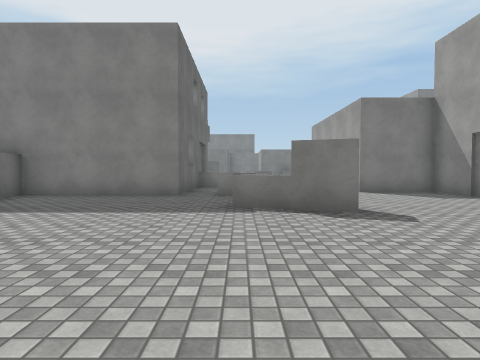
View 1 (above)

24 first-person views from a walk through a scene from a Unity 3-D project. The camera is 1.3 m above the floor, tilts 2° down and sees 75° across. The floor is counted in squares, 2 m on a side. Each view is taken from the middle of a square. On the plan, view 1 faces up. The plan holds only what a view shows up to about 10 squares ahead; the rest is blank. The place goes on beyond the plan. The player character is not drawn. Surface patterns are stand-ins for the level's own textures.

View 2
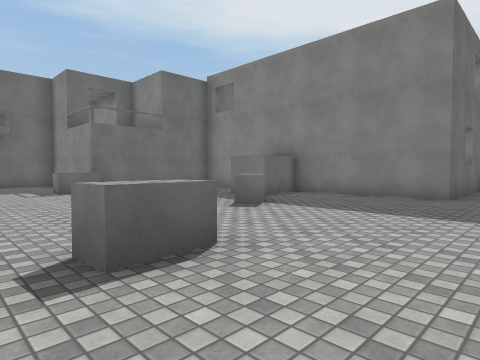

View 3
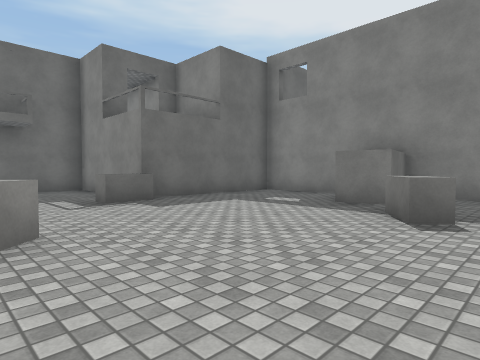

View 4
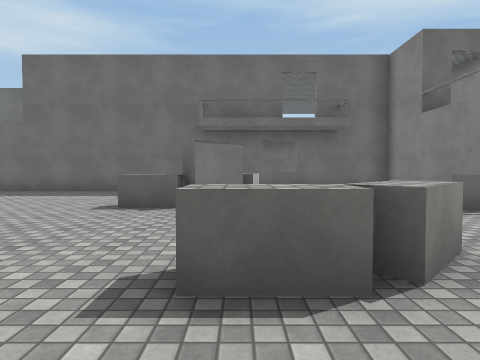

View 5
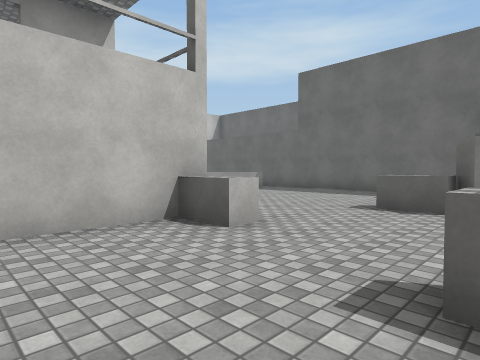

View 6
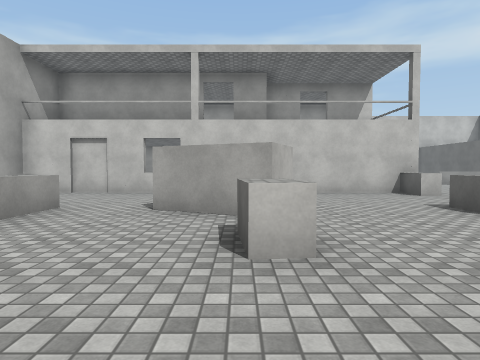

View 7
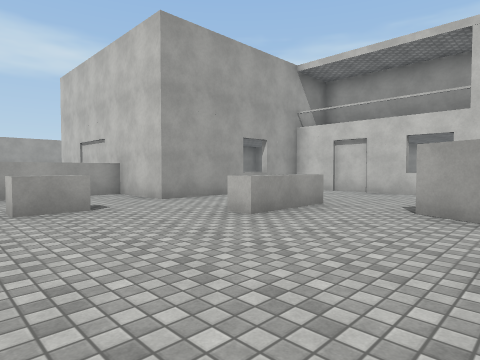

View 8
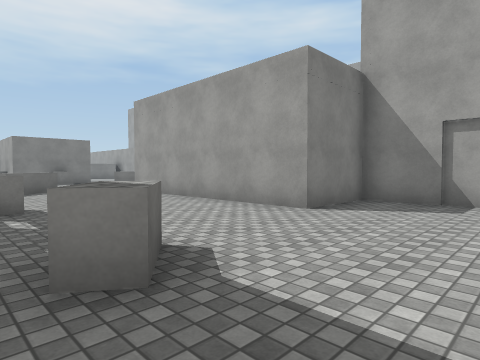

View 9
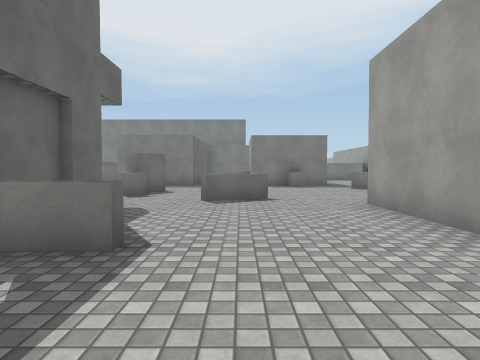

View 10
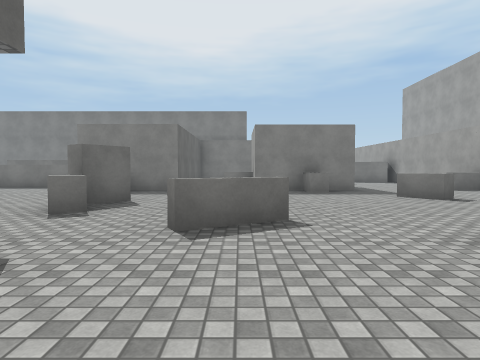

View 11
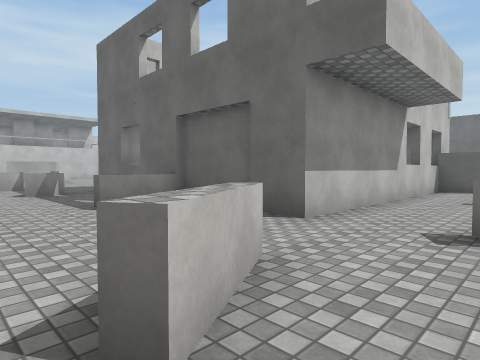

View 12
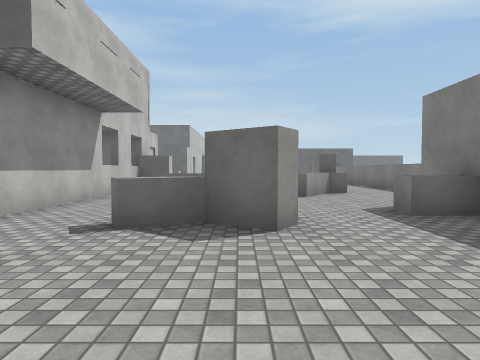

View 13
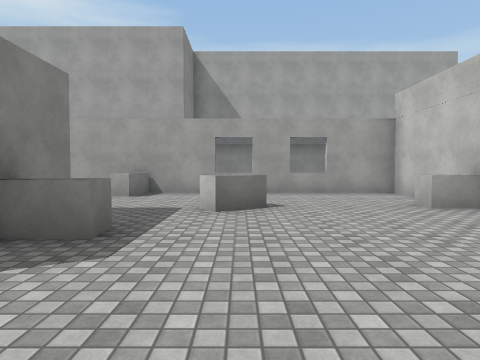

View 14
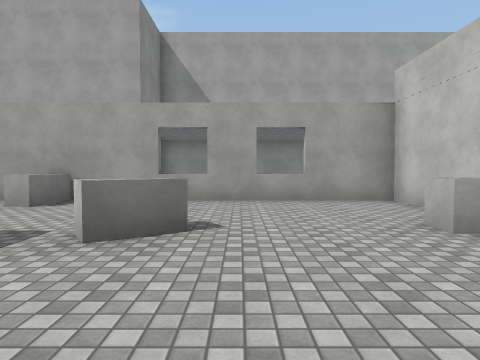

View 15
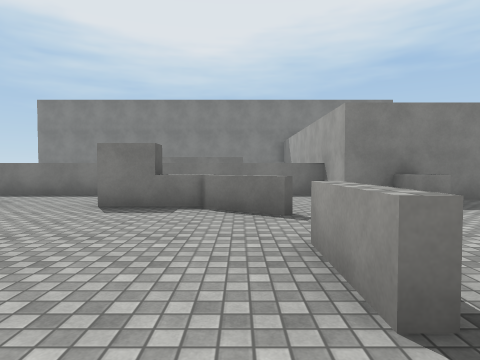

View 16
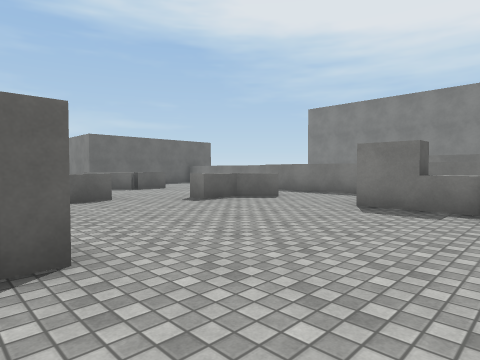

View 17
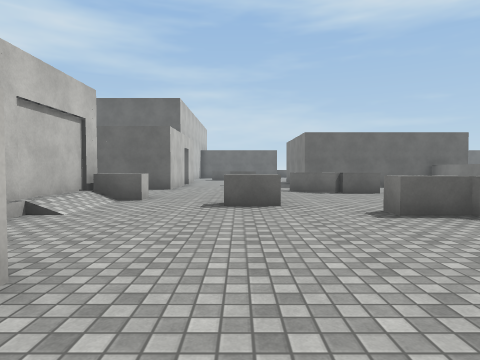

View 18
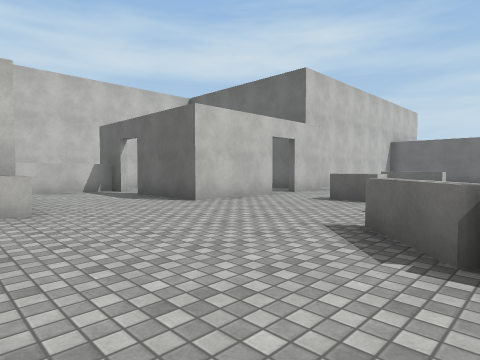

View 19
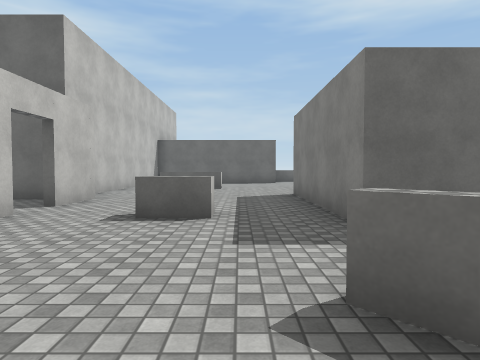

View 20
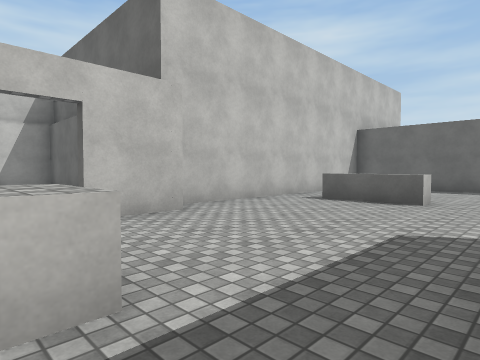

View 21
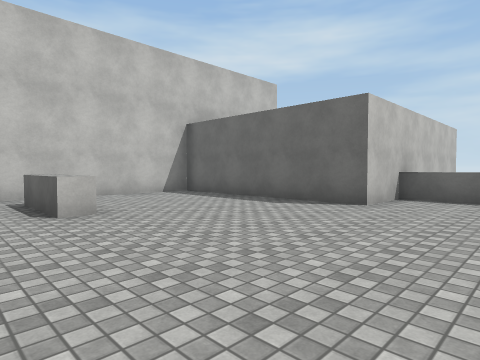

View 22
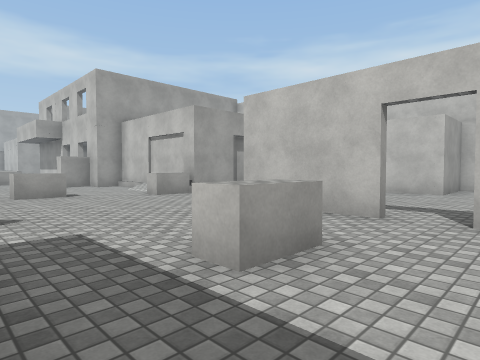

View 23
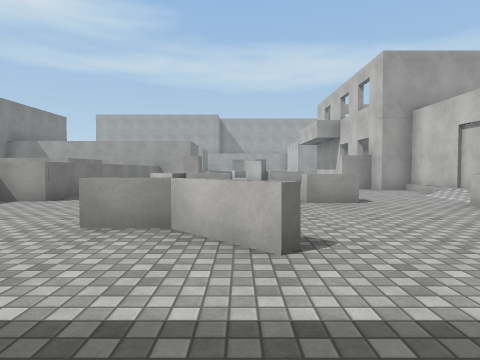

View 24
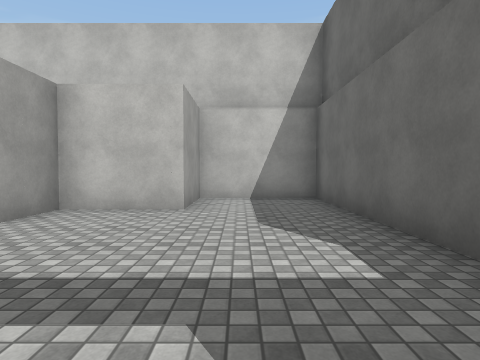

### Floor plan
Points are (right, up) in squares from view 1. A wall is a line through its corners. A room is listed if a view was taken in it or the views show most of it. See-through windows are left out.
Room 1 (views 1, 2, 3, 4, 5, 6, 7, 8, 9, 10, 11, 12, 13, 14, 15, 16, 17, 18, 19, 20, 21, 22, 23, 24)
walls: (-7, 7.7) (-9.5, 7.7) (-9.5, 3.4) (-13.2, 3.4) (-13.2, -1); (-7.1, 14.8) (-1.5, 14.8) (-1.5, 13.6); (-14, 12.3) (-14, 13.6); (-1.5, 11.8) (-1.5, 7.7) (-5.4, 7.7) (-5, 5.9) (-6.1, 5.7); (-13.4, 13.7) (-9.5, 13.7) (-9.5, 14.8) (-9, 14.8); (-0.5, 11.7) (0, 11.7); (0, 11.4) (-1, 11.4); (-1.7, 13.8) (-1.7, 11.6); (-5.4, 16.1) (-5.4, 17.7); (-2.9, -1.1) (-2.4, -0.1) (-0.6, -1); (-13.2, -2.6) (-13.2, -8.1); (-7, -4.5) (-3.4, -4.5); (0.1, 15.4) (1.6, 16.2); (-5.3, 19.3) (-6.6, 20.2); (1.7, 16) (0.3, 15.2); (-6.4, 20.4) (-5.2, 19.5); (5.5, 6.8) (5.5, 8.8) (3.4, 8.8) (3.4, 14.9); (-19.5, 14.8) (-16.9, 14.8) (-16.9, 12.3); (0.4, -4.5) (3.9, -4.5) (3.9, 0.4) (6, 0.4) (6, 3); (-16.7, 18.6) (-15.6, 19.7) (-15.6, 20.7); (5.4, 14.8) (8.4, 14.8) (8.4, 22.5); (-15.4, 20.9) (-15.4, 19.6) (-16.5, 18.5); (-22, 14.8) (-20.4, 14.8); (-0.9, 22) (-0.9, 21.4) (-3.9, 21.4) (-3.9, 22.5); (-18.5, 20.8) (-18.5, 19.4) (-23.1, 19.4); (4.5, 21.4) (1.4, 21.4); (-31.2, 21.1) (-31.2, 19.6); (-33.5, 19.7) (-29.6, 19.7) (-29.6, 14.2) (-22.2, 14.2)
low walls: (-5.1, 17.2) (-5.1, 16.1)
ways out: opening at (-20, 15) to room 2; opening at (-15.5, 13) to room 3; opening at (-17.5, 20); opening at (-15.5, 21.5); gap at (-2, 0)
objects: block (-25, 16); block (-25, 17); block (-19, 17); block (-14, 14) to (-14, 15); block (-13, 17); block (-12, 20); block (-11, -1) to (-10, -1); block (-11, 20) to (-11, 21); block (-10, -3) to (-9, -3); block (-10, -2); block (-9, 3); block (-8, 15); block (-8, 21); block (-7, -4); block (-7, 20) to (-7, 21); block (-6, -1); block (-6, 0); block (-4, 4) to (-4, 5); block (-3, 21); block (-2, 1); block (-2, 17); block (-2, 18); block (0, 5) to (1, 5); block (0, 8); block (1, -1); block (1, 0); block (2, 5); block (3, 3); block (3, 21); block (5, 15) to (5, 16); block (5, 19); block (8, 22)
Room 2 (no view inside)
walls: (-21.7, 13.9) (-21.7, 8) (-19.1, 8) (-19.1, 10) (-17.1, 10) (-17.1, 11.3)
ways out: opening at (-20, 15) to room 1; opening at (-17, 12) to room 3
Room 3 (no view inside)
walls: (-16.9, 11.4) (-16.9, 10.7) (-14.5, 10.7)
ways out: opening at (-15.5, 13) to room 1; opening at (-17, 12) to room 2

Positions as (right, up) in squares from view 1, and headings:
1: (0, 0), facing up
2: (0, 0), facing up-left
3: (-3, 0), facing up-left
4: (-4, -1), facing left
5: (-4, -1), facing down-left
6: (-2, 4), facing down
7: (-2, 4), facing down-right
8: (-1, 6), facing up-right
9: (1, 9), facing up
10: (1, 12), facing up
11: (2, 17), facing down-left
12: (2, 18), facing left
13: (0, 19), facing right
14: (2, 18), facing right
15: (-6, 15), facing up
16: (-6, 15), facing up-left
17: (-7, 17), facing left
18: (-13, 20), facing down-left
19: (-15, 18), facing left
20: (-19, 19), facing down-left
21: (-24, 22), facing down-left
22: (-21, 19), facing down-right
23: (-19, 19), facing right
24: (-20, 15), facing down
